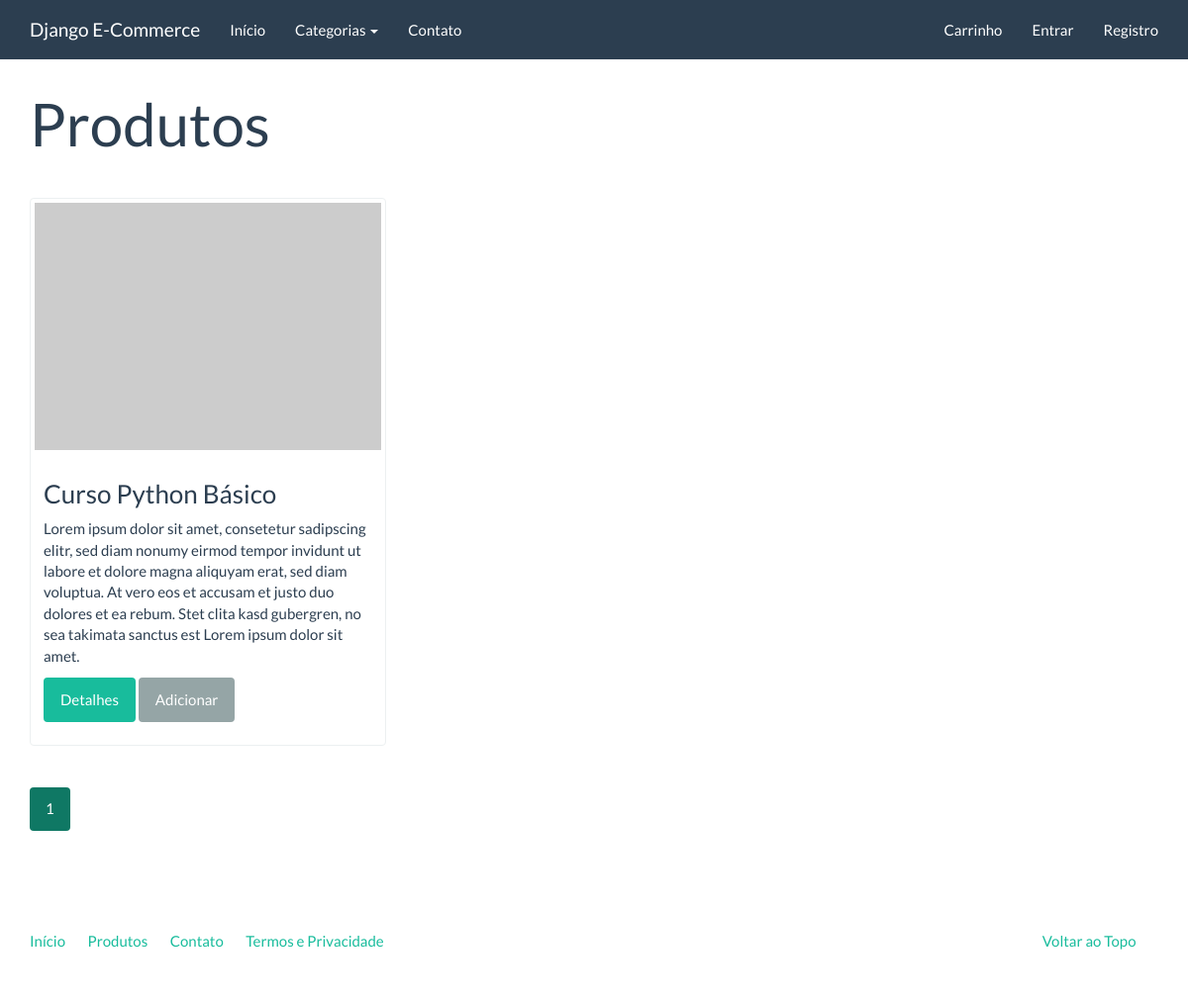
Screenshot of /catalogo/ with the database file from the repository.
### catalog/models.py (models this page shows, shortened)
class Product(models.Model):
	name = models.CharField('Nome', max_length=100)
	slug = models.SlugField('Identificador', max_length=100)
	category = models.ForeignKey('catalog.Category', verbose_name='Categoria')
	description = models.TextField('Descrição', blank=True)
	price = models.DecimalField('Preço', decimal_places=2, max_digits=8)
	created = models.DateTimeField('Criado em', auto_now_add=True)
	modified = models.DateTimeField('Modificado em', auto_now=True)
	class Meta:
		verbose_name = 'Produto'
		verbose_name_plural = 'Produtos'
		ordering = ['name']
	def get_absolute_url(self):
		return reverse('catalog:product', kwargs={'slug': self.slug})

### catalog/views.py (the view)
class ProductListView(generic.ListView):
    model = Product
    template_name = 'catalog/product_list.html'
    paginate_by = 3 #faz paginação automática pelos 3 primeiros elementos

### catalog/context_processors.py (called while the page is built)
def categories(request):
	return {
		'categories': Category.objects.all()
	}

### catalog/models.py (called while the page is built)
	def get_absolute_url(self):
		return reverse('catalog:category', kwargs={'slug': self.slug})

### core/templatetags/pagination.py (called while the page is built)
@register.inclusion_tag('pagination.html')
def pagination(request, paginator, page_obj):
	context = {}
	context['paginator'] = paginator
	context['request'] = request
	context['page_obj'] = page_obj
	getvars = request.GET.copy()
	if 'page' in getvars:
		del getvars['page']
	if len(getvars) > 0:
		context['getvars'] = '&{0}'.format(getvars.urlencode())
	else:
		context['getvars'] = ''
	return context

### catalog/templates/catalog/product_list.html (shortened to what this page needs)
{% extends "base.html" %}
{% load pagination %}
{% block container %}
	<div class="page-header">
			<h1>Produtos</h1>
		</div>
		<div class="row">
			{% for product in product_list %}
				{% include 'catalog/_product.html' %}
			{% endfor %}
		</div>
{% pagination request paginator page_obj %}
{% endblock %}

### catalog/templates/catalog/_product.html
<div class="col-sm-6 col-md-4">
				<div class="thumbnail">
					<a href="{{ product.get_absolute_url }}">
						<img src="http://placehold.it/350x250" alt="" />
					</a>
					<div class="caption">
						<h3>{{ product.name }}</h3>
						{{ product.description | linebreaks }}
						<p><a href="{{ product.get_absolute_url }}" class="btn btn-success" role="button">Detalhes</a>
						<a href="{% url 'checkout:create_cartitem' product.slug %}" class="btn btn-default" role="button">Adicionar</a></p>
					</div>
				</div>
			</div>

### rows the page displays
Product: name "Curso Python Básico", description "Lorem ipsum dolor sit amet, consetetur sadipscing elitr, sed diam nonumy eirmod tempor invidunt ut labore et dolore magna aliquyam erat, sed diam voluptua. At vero eos et accusam et justo duo dolores et ea rebum. Stet clita kasd gubergren, no sea takimata sanctus est Lorem ipsum dolor sit amet."

### other values shown
{{ page }} "1"
